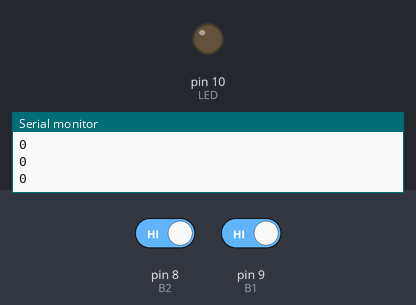
Simulated run of this sketch. Board: Arduino Uno, built with avr-gcc and run on an emulated ATmega328P. Shown: output pins drawn as LEDs (lit = HIGH), the last lines printed to the serial monitor. The test bench sets the inputs (shaded band); at power-on: pin 8 (B2) HIGH, pin 9 (B1) HIGH.

Above: at 1.2 s.
1.3 s: pin 8 (B2) driven LOW and pin 9 (B1) driven LOW
At 3.2 s:
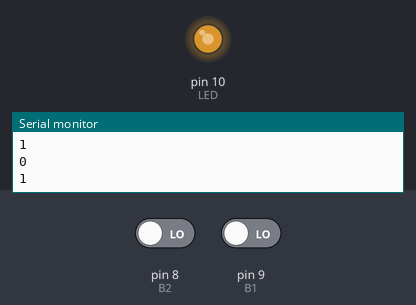
4.3 s: pin 8 (B2) driven HIGH
7.3 s: pin 8 (B2) driven LOW
10.3 s: pin 9 (B1) driven HIGH
At 11.4 s:
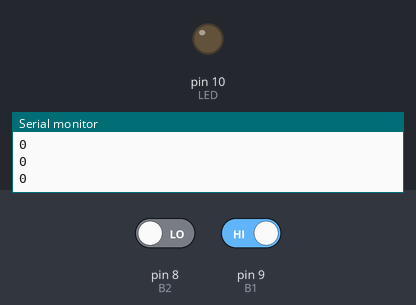
11.8 s: pin 9 (B1) driven LOW
At 12.5 s:
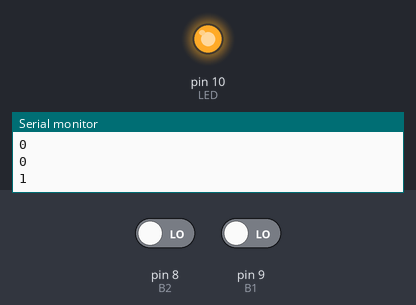
Timing chart, 0 to 15.8 s (numbered marks = the images above; inputs shaded):
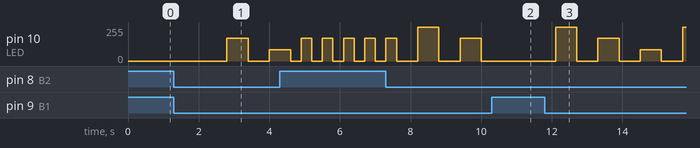

The sketch:

flash.ino
```cpp
#define B1 9
#define B2 8
#define LED 10
int cnt=0;
int LEDR=0;
int R=0;

void setup() {
  pinMode(9, INPUT_PULLUP);
  pinMode(8, INPUT_PULLUP);
  pinMode(LED, OUTPUT);
  Serial.begin(9600);
}

void loop() {
  int b1=digitalRead(B1);
  int b2=digitalRead(B2);

  if(b1==0)
  {
    cnt++;
    delay(300);
  }
  if(cnt==1)
  {
    analogWrite(LED, R);
  }
  else if(cnt>1)
  {
    R=0;
    cnt=0;
    analogWrite(LED, R);
  }

  if(b2==0)
  {
    LEDR++;
    if(LEDR>3)
      LEDR=1;
    delay(300);
  }

  switch(LEDR)
  {
    case 1:
      R=85;
      break;

    case 2:
      R=170;
      break;

    case 3:
      R=255;
      break;
  }
  Serial.println(cnt);
}
```

Measured:
- after the input at 1.3 s, pin 10 (LED): 0/255 → 170/255 after 1.5 s, → 0/255 0.60 s later, → 85/255 0.60 s later
- after the input at 10.3 s, pin 10 (LED): stays 0/255 (without the input it goes to 170/255 after 0.30 s)
- after the input at 11.8 s, pin 10 (LED): 0/255 → 255/255 after 0.31 s, → 0/255 0.60 s later, → 170/255 0.60 s later, → 0/255 0.60 s later, … (7 changes in this stretch)
